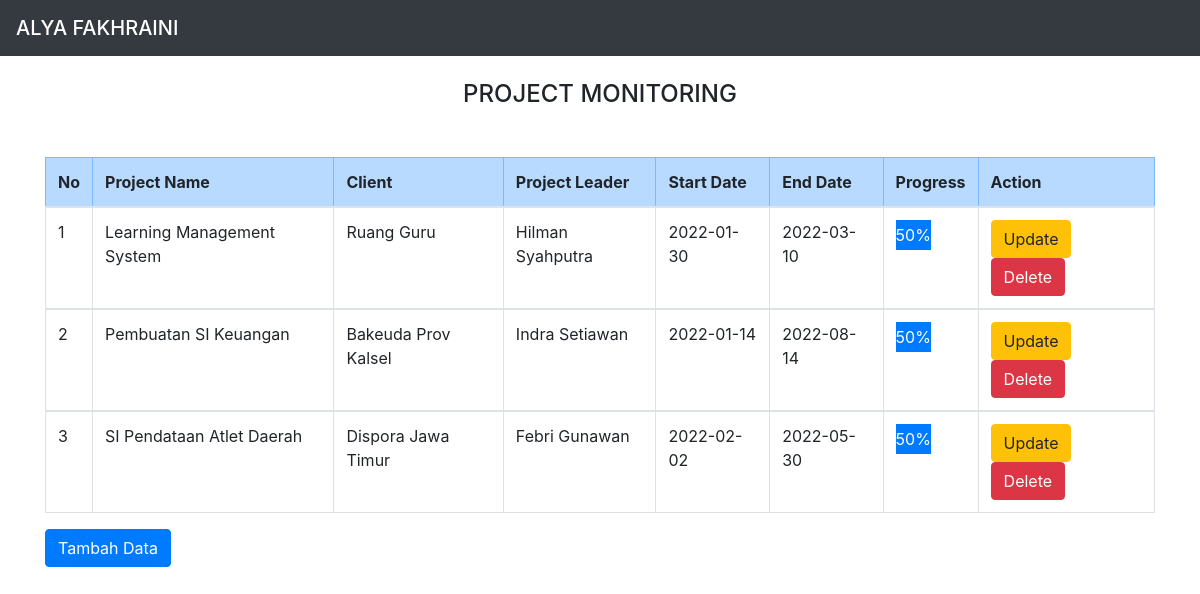
The page / on the database its author committed.
### tables this page shows
CREATE TABLE `project` (
  `id_project` int(10) NOT NULL,
  `nama_project` varchar(100) NOT NULL,
  `client` varchar(100) NOT NULL,
  `leader` varchar(100) NOT NULL,
  `tgl_awal` date NOT NULL,
  `tgl_akhir` date NOT NULL
);

### index.php (the view, shortened to what this page needs)
<!DOCTYPE html>
<html>
<head>
<link rel="stylesheet" href="https://cdn.jsdelivr.net/npm/bootstrap@4.6.1/dist/css/bootstrap.min.css">
</head>
<body>
    <nav class="navbar navbar-dark bg-dark">
            <span class="navbar-brand mb-0 h1">ALYA FAKHRAINI</span>
    </nav>
<div class="container">
    <br>
    <h4><center>PROJECT MONITORING</center></h4>
     <tr class="table-danger">
            <br>
        <thead>
        <tr>
       <table class="my-3 table table-bordered">
            <tr class="table-primary">
            <th>No</th>
            <th>Project Name</th>
            <th>Client</th>
            <th>Project Leader</th>
            <th>Start Date</th>
            <th>End Date</th>
            <th>Progress</th>
            <th colspan='2'>Action</th>
        </tr>
        </thead>
        <?php
        include "koneksi.php";
        $sql="SELECT * FROM project ORDER BY id_project DESC";
        $hasil=mysqli_query($kon,$sql);
        $no=0;
        while ($data = mysqli_fetch_array($hasil)) {
            $no++;
            ?>
            <tbody>
            <tr>
                <td><?php echo $no;?></td>
                <td><?php echo $data["nama_project"]; ?></td>
                <td><?php echo $data["client"];   ?></td>
                <td><?php echo $data["leader"];   ?></td>
                <td><?php echo $data["tgl_awal"];   ?></td>
                <td><?php echo $data["tgl_akhir"];   ?></td>
                <td><a href="" class="progress-bar" style="width:50%;height: 30px">50%</a></td>
                <td>
                    <a href="update.php?id_project=<?php echo htmlspecialchars($data['id_project']); ?>" class="btn btn-warning" role="button">Update</a>
                    <a href="<?php echo htmlspecialchars($_SERVER["PHP_SELF"]);?>?id_project=<?php echo $data['id_project']; ?>" class="btn btn-danger" role="button">Delete</a>
                </td>
            </tr>
            </tbody>
            <?php
        }
        ?>
    <a href="create.php" class="btn btn-primary" role="button">Tambah Data</a>
</div>
</body>
</html>

### rows shown on the page
project: nama_project "Learning Management System", client "Ruang Guru", leader "Hilman Syahputra", tgl_awal "2022-01-30", tgl_akhir "2022-03-10"
project: nama_project "Pembuatan SI Keuangan", client "Bakeuda Prov Kalsel", leader "Indra Setiawan", tgl_awal "2022-01-14", tgl_akhir "2022-08-14"
project: nama_project "SI Pendataan Atlet Daerah", client "Dispora Jawa Timur", leader "Febri Gunawan", tgl_awal "2022-02-02", tgl_akhir "2022-05-30"
